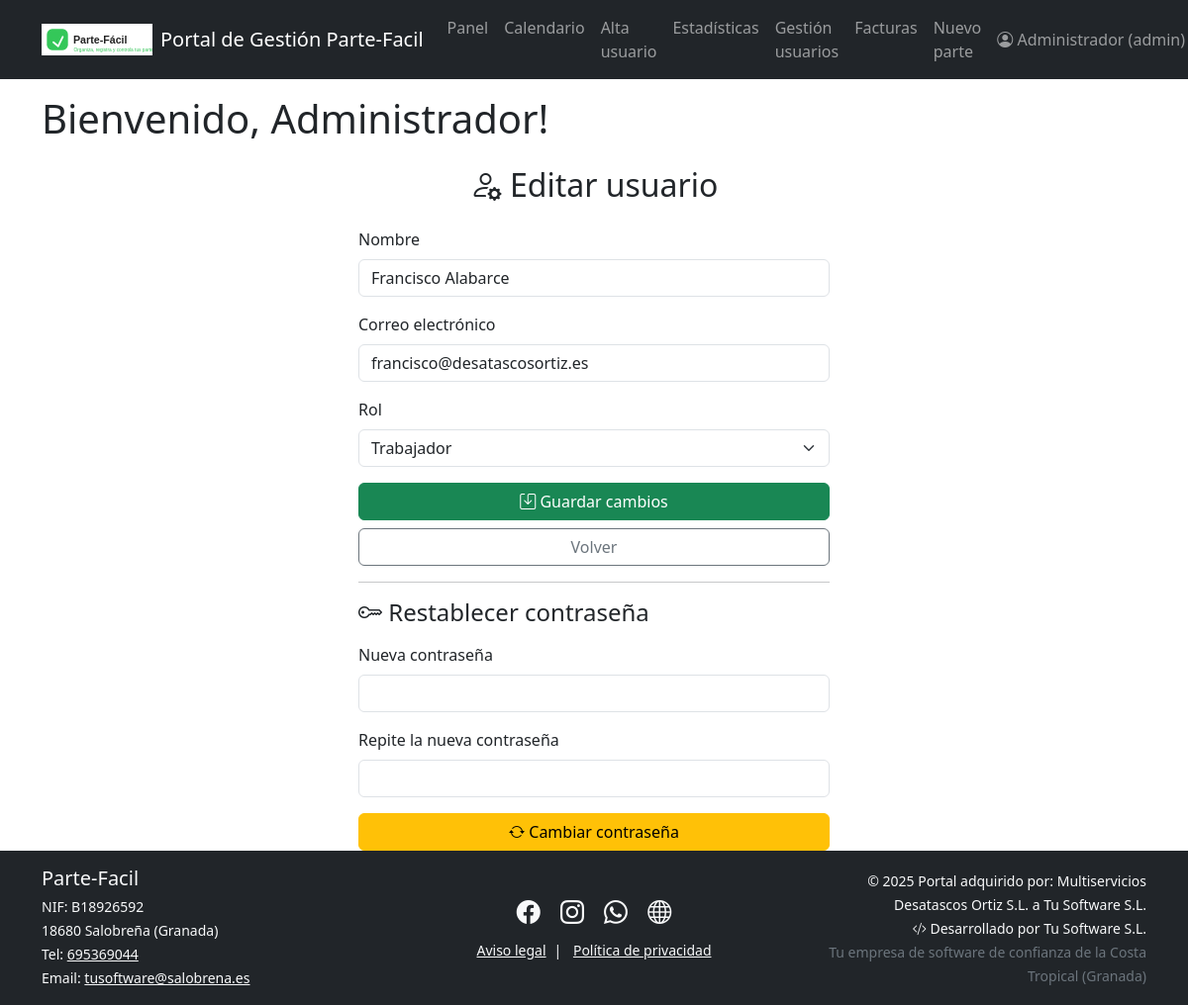
Screenshot of /admin/usuario/editar/2 (signed in) with the database file from the repository.
### models.py (models this page shows)
class Usuario(UserMixin, db.Model):
    id = db.Column(db.Integer, primary_key=True)
    nombre = db.Column(db.String(50), nullable=False)
    email = db.Column(db.String(120), unique=True, nullable=False)
    contraseña = db.Column(db.String(200), nullable=False)
    rol = db.Column(db.String(20), nullable=False, default="trabajador")  # admin/trabajador
    trabajos = db.relationship('Trabajo', backref='trabajador', lazy=True)

### app.py (the view, shortened to what this page needs)
@app.route('/admin/usuario/editar/<int:user_id>', methods=['GET', 'POST'])
@login_required
def editar_usuario(user_id):
    if current_user.rol != "admin":
        flash("Solo los administradores pueden editar usuarios.")
        return redirect(url_for('listado_usuarios'))
    usuario = Usuario.query.get_or_404(user_id)
    form = EditarUsuarioForm(obj=usuario)
    c_form = CambiarContrasenaAdminForm()
    if not form.rol.data:
        form.rol.data = usuario.rol
    if c_form.validate_on_submit() and c_form.submit_c.data:
        if c_form.nueva.data:
            usuario.contraseña = generate_password_hash(c_form.nueva.data)
            db.session.commit()
            flash("Contraseña actualizada correctamente.", "success")
            return redirect(url_for('editar_usuario', user_id=user_id))
    return render_template('editar_usuario.html', form=form, c_form=c_form, usuario=usuario)

### forms.py
class EditarUsuarioForm(FlaskForm):
    nombre = StringField('Nombre', validators=[DataRequired()])
    email = StringField('Correo electrónico', validators=[DataRequired(), Email()])
    rol = SelectField('Rol', choices=[('trabajador', 'Trabajador'), ('admin', 'Administrador')])
    submit = SubmitField('Guardar cambios')

class CambiarContrasenaAdminForm(FlaskForm):
    nueva = PasswordField('Nueva contraseña', validators=[Optional()])
    nueva2 = PasswordField('Repite la nueva contraseña', validators=[Optional(), EqualTo('nueva', message="Las contraseñas deben coincidir")])
    submit_c = SubmitField('Cambiar contraseña')

### app.py (called while the page is built)
@login_manager.user_loader
def load_user(user_id):
    return Usuario.query.get(int(user_id))

@app.context_processor
def inject_now():
    return {'now': datetime.now()}

### templates/editar_usuario.html (shortened to what this page needs)
{% extends "base.html" %}
{% block content %}
<div class="container mt-4" style="max-width: 500px;">
    <h2 class="mb-4 text-center"><i class="bi bi-person-gear"></i> Editar usuario</h2>
    <form method="POST">
        <div class="mb-3">
            {{ form.nombre.label(class="form-label") }}
            {{ form.nombre(class="form-control") }}
        </div>
        <div class="mb-3">
            {{ form.email.label(class="form-label") }}
            {{ form.email(class="form-control") }}
        </div>
        <div class="mb-3">
            {{ form.rol.label(class="form-label") }}
            {{ form.rol(class="form-select") }}
        </div>
        <div class="d-grid gap-2">
            <button type="submit" name="submit" class="btn btn-success"><i class="bi bi-save"></i> Guardar cambios</button>
            <a href="{{ url_for('listado_usuarios') }}" class="btn btn-outline-secondary">Volver</a>
        </div>
    </form>
    <hr>
    <h4 class="mb-3"><i class="bi bi-key"></i> Restablecer contraseña</h4>
    <form method="POST">
        <div class="mb-3">
            {{ c_form.nueva.label(class="form-label") }}
            {{ c_form.nueva(class="form-control") }}
        </div>
        <div class="mb-3">
            {{ c_form.nueva2.label(class="form-label") }}
            {{ c_form.nueva2(class="form-control") }}
        </div>
        <div class="d-grid gap-2">
            <button type="submit" name="submit_c" class="btn btn-warning"><i class="bi bi-arrow-repeat"></i> Cambiar contraseña</button>
        </div>
    </form>
</div>
{% endblock %}

### templates/base.html (shortened to what this page needs)
<!DOCTYPE html>
<html lang="es">
<head>
    <link href="https://cdn.jsdelivr.net/npm/bootstrap@5.3.0/dist/css/bootstrap.min.css" rel="stylesheet">
    <link rel="stylesheet" href="https://cdn.jsdelivr.net/npm/bootstrap-icons@1.11.1/font/bootstrap-icons.css">
</head>
<body>
    {% include 'navbar.html' %}
    {% if current_user.is_authenticated %}
        <div class="container mt-3">
            <h1>Bienvenido, {{ current_user.nombre }}!</h1>
        </div>
    {% else %}
        <div class="container mt-3">
            <h1>Bienvenido a Parte-Fácil</h1>
            <p>Por favor, inicia sesión para acceder a tu panel de trabajo.</p>
        </div>
    {% endif %}
    <div class="container">
        {% block content %}{% endblock %}
    </div>
    {% include 'footer.html' %}
</body>
</html>

### templates/navbar.html (shortened to what this page needs)
<nav class="navbar navbar-expand-lg navbar-dark bg-dark">
  <div class="container">
    <a class="navbar-brand d-flex align-items-center gap-2" href="{{ url_for('empresa') }}">
      <img src="{{ url_for('static', filename='images/logo.svg') }}" alt="Logo" height="32" style="vertical-align: middle;">
      <span>Portal de Gestión Parte-Facil</span>
    </a>
    <div class="collapse navbar-collapse" id="navbarNav">
      {% if current_user.is_authenticated %}
        <ul class="navbar-nav me-auto mb-2 mb-lg-0">
          <li class="nav-item">
            <a class="nav-link" href="{{ url_for('dashboard') }}">Panel</a>
          </li>
          <li class="nav-item">
            <a class="nav-link" href="{{ url_for('calendar') }}">Calendario</a>
          </li>
          {% if current_user.rol == 'admin' %}
            <li class="nav-item">
              <a class="nav-link" href="{{ url_for('alta_trabajador') }}">Alta usuario</a>
            </li>
            <li class="nav-item">
              <a class="nav-link" href="{{ url_for('admin_dashboard') }}">Estadísticas</a>
            <li class="nav-item">
              <a class="nav-link" href="{{ url_for('listado_usuarios') }}">Gestión usuarios</a>
            </li>
            <li>
              <a class="nav-link" href="{{ url_for('listado_facturas') }}">Facturas</a>
            </li>
          {% endif %}
          <li class="nav-item">
            <a class="nav-link" href="{{ url_for('add_work') }}">Nuevo parte</a>
          </li>
        </ul>
        <ul class="navbar-nav ms-auto mb-2 mb-lg-0">
          <li class="nav-item dropdown">
            <a class="nav-link dropdown-toggle" href="#" id="navbarUserDropdown" role="button" data-bs-toggle="dropdown" aria-expanded="false">
              <i class="bi bi-person-circle"></i> {{ current_user.nombre }} ({{ current_user.rol }})
            </a>
          </li>
        </ul>
      {% else %}
        <ul class="navbar-nav ms-auto">
          <li class="nav-item">
            <a class="nav-link" href="{{ url_for('login') }}">Acceso empleados</a>
          </li>
        </ul>
      {% endif %}
    </div>
  </div>
</nav>

### rows the page displays
Usuario: nombre "Administrador", rol "admin"
Usuario: nombre "Francisco Alabarce", email "francisco@desatascosortiz.es", rol "Trabajador"

### other values shown
{{ c_form.nueva.label(class="form-label") }} "Nueva contraseña"
{{ c_form.nueva2.label(class="form-label") }} "Repite la nueva contraseña"
